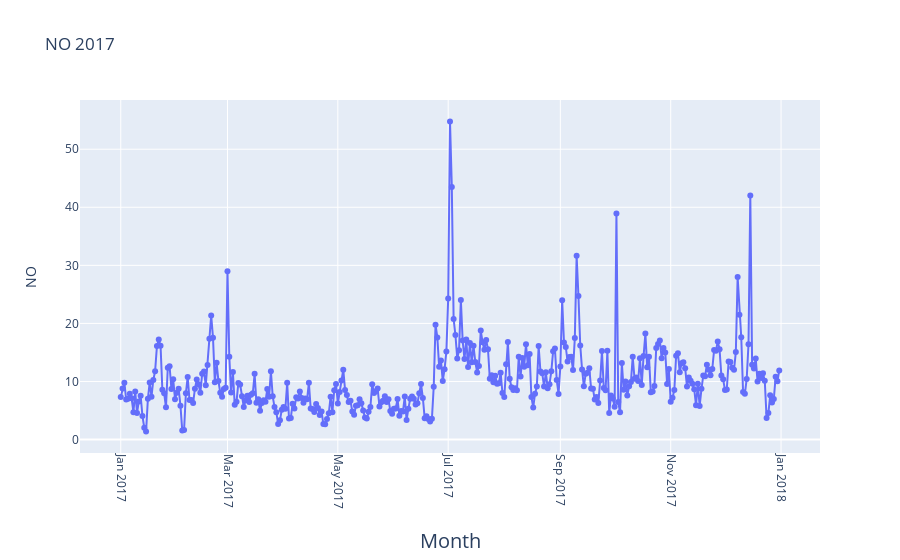

Notebook code for this chart:
### Code cell
#2017
fig = go.Figure(go.Scatter(
    mode = "lines+markers",
    y = aqi_level_17.iloc[:,2],
    x = aqi_level_17.iloc[:,1]))
fig.update_xaxes(
        tickangle = 90,
        title_text = "Month",
        title_font = {"size": 20},
        title_standoff = 25)

fig.update_yaxes(
        title_text = "NO",
        title_standoff = 25)
fig.update_layout(title_text="NO 2017")

fig.show()

### Figure 1 — Plotly figure (JSON) as saved in the notebook; plotly's stock layout.template omitted (floating-point values rounded to 4 significant figures; data arrays with more than 128 entries replaced by an {"elided": "..."} marker saying what was removed)
{"data": [{"mode": "lines+markers", "type": "scatter", "x": {"elided": "365 str values"}, "y": {"elided": "365 float values"}}], "layout": {"title": {"text": "NO 2017"}, "xaxis": {"tickangle": 90, "title": {"font": {"size": 20}, "standoff": 25, "text": "Month"}}, "yaxis": {"title": {"standoff": 25, "text": "NO"}}}}
